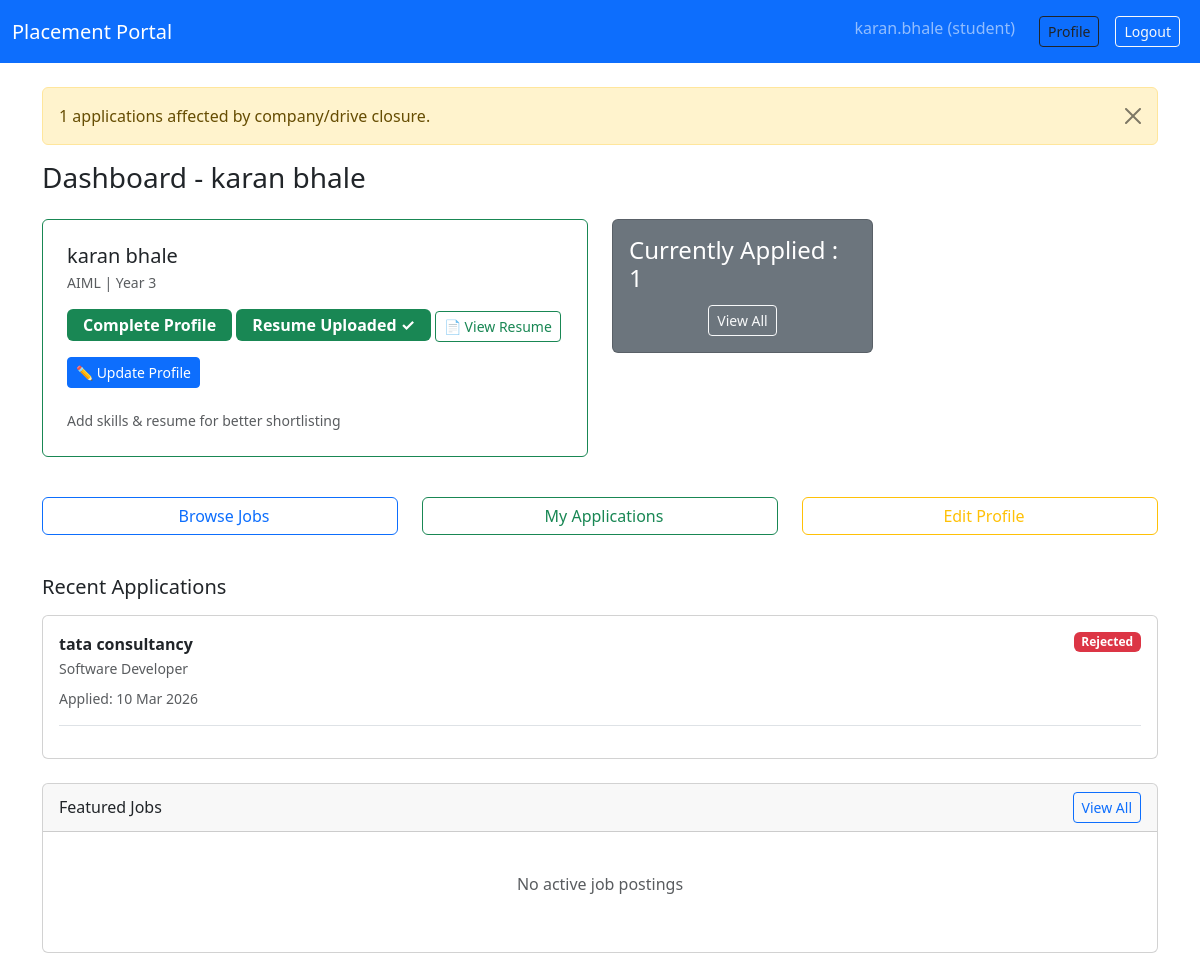
Screenshot of /student/dashboard (signed in) with the database file from the repository.
### models.py (models this page shows, shortened)
class User(UserMixin, db.Model):
    __tablename__ = 'user'
    id = db.Column(db.Integer, primary_key=True)
    username = db.Column(db.String(80), unique=True, nullable=False, index=True)
    email = db.Column(db.String(120), unique=True, nullable=False, index=True)
    password_hash = db.Column(db.String(128), nullable=False)
    role = db.Column(db.Enum(UserRole), nullable=False, index=True)
    is_active = db.Column(db.Boolean, default=True)
    created_at = db.Column(db.DateTime, default=datetime.utcnow, index=True)

class Student(db.Model):
    __tablename__ = "student"
    id = db.Column(db.Integer, primary_key=True)
    user_id = db.Column(
        db.Integer, db.ForeignKey("user.id", ondelete="CASCADE"), nullable=False, unique=True
    )
    full_name = db.Column(db.String(100), nullable=False)
    contact = db.Column(db.String(15))
    branch = db.Column(db.String(50))
    year = db.Column(db.Integer)
    cgpa = db.Column(db.Float)
    skills = db.Column(db.Text)
    education = db.Column(db.Text)
    resume_path = db.Column(db.String(500))
    is_blacklisted = db.Column(db.Boolean, default=False)
    created_at = db.Column(db.DateTime, default=datetime.utcnow)

class Application(db.Model):
    __tablename__ = 'application'
    id = db.Column(db.Integer, primary_key=True)
    student_id = db.Column(db.Integer, db.ForeignKey('student.id', ondelete='CASCADE'), nullable=False, index=True)
    drive_id = db.Column(db.Integer, db.ForeignKey('placement_drive.id', ondelete='CASCADE'), nullable=False, index=True)
    applied_at = db.Column(db.DateTime, default=datetime.utcnow, index=True)
    status = db.Column(db.Enum('applied', 'shortlisted', 'selected', 'rejected'),
                      default='applied', index=True)
    resume_path = db.Column(db.String(200))
    __table_args__ = (
        db.UniqueConstraint('student_id', 'drive_id', name='uq_student_drive'),
    )

class Company(db.Model):
    __tablename__ = 'company'
    id = db.Column(db.Integer, primary_key=True)
    user_id = db.Column(db.Integer, db.ForeignKey('user.id', ondelete='CASCADE'), nullable=False, unique=True)
    name = db.Column(db.String(100), nullable=False)
    industry = db.Column(db.String(100))
    is_blacklisted = db.Column(db.Boolean, default=False)
    hr_contact = db.Column(db.String(100))
    website = db.Column(db.String(200))
    address = db.Column(db.Text)
    is_approved = db.Column(db.Boolean, default=False)
    created_at = db.Column(db.DateTime, default=datetime.utcnow)

class PlacementDrive(db.Model):
    __tablename__ = "placement_drive"
    id = db.Column(db.Integer, primary_key=True)
    company_id = db.Column(db.Integer, db.ForeignKey("company.id", ondelete="CASCADE"), nullable=False)
    title = db.Column(db.String(100), nullable=False)
    description = db.Column(db.Text, nullable=False)
    skills_required = db.Column(db.Text)
    experience = db.Column(db.String(50))
    salary_range = db.Column(db.String(50))
    eligibility = db.Column(db.Text)
    deadline = db.Column(db.DateTime, nullable=False)
    status = db.Column(db.Enum("pending", "approved","active", "closed"), default="pending", index=True)  # CHANGED: active/closed
    created_at = db.Column(db.DateTime, default=datetime.utcnow, index=True)

### app.py (the view)
@app.route("/student/dashboard")
@login_required
def student_dashboard():
    role_required(UserRole.STUDENT)
    student = current_user.student
    if not student:
        return redirect(url_for("student_profile"))
    my_apps = []
    if student:
        my_apps = Application.query.filter_by(student_id=student[0].id).order_by(
            Application.applied_at.desc()
        ).all()
    recent_changes = []
    for app in my_apps:
        if (app.drive.company.is_blacklisted or app.drive.status == "closed") and app.status == "rejected":
            recent_changes.append(app)
    if recent_changes:
        flash(f"{len(recent_changes)} applications affected by company/drive closure.", "warning")
    approved_drives = PlacementDrive.query.filter_by(status="approved").all()
    for app in my_apps:
        if app.drive.company.is_blacklisted or app.drive.status == "closed":
            app.is_inactive = True
    return render_template(
        "student/dashboard.html",
        student=student[0],
        approved_drives=approved_drives,
        applications=my_apps,
    )

### app.py (called while the page is built)
@login_manager.user_loader
def load_user(user_id):
    return User.query.get(int(user_id))

@app.template_filter('is_deadline_passed')
def is_deadline_passed(deadline):
    if not deadline:
        return True
    return deadline < datetime.now()

def role_required(role: UserRole):
    if (not current_user.is_authenticated) or (current_user.role != role):
        abort(403)

@app.context_processor
def inject_profile_status():
    def get_profile_status(user):
        if user.role != UserRole.STUDENT:
            return "complete"
        student = user.student[0]
        if not student:
            return "incomplete"
        score = 0
        if student.full_name: score += 1
        if student.branch: score += 1
        if student.skills: score += 1
        if student.resume_path: score += 2
        if score >= 4: return "complete"
        elif score >= 2: return "partial"
        return "incomplete"
    return dict(get_profile_status=get_profile_status)

### templates/student/dashboard.html (shortened to what this page needs)
{% extends "base.html" %}
{% block content %}
<h3 class="mb-4">Dashboard - {{ student.full_name if student else 'Complete your profile' }}</h3>
<div class="row mb-4">
  <div class="col-md-6 mb-3">
    <div class="card {{ 'border-success' if get_profile_status(current_user) == 'complete'
                    else 'border-warning' if get_profile_status(current_user) == 'partial'
                    else 'border-danger' }}">
      <div class="card-body t p-4">
        <div class="mb-3">
          <h5 class="mb-1">{{ student.full_name if student else 'New Student' }}</h5>
          <p class="small text-muted mb-2">
            {{ student.branch or 'N/A' }} | Year {{ student.year or 'N/A' }}
          </p>
        </div>
        <div>
            {% if student and student.resume_path %}
          <div class="mb-3">
                <span class="badge fs-6 px-3 py-2 mb-3 {{
            'bg-success' if get_profile_status(current_user) == 'complete'
            else 'bg-warning' if get_profile_status(current_user) == 'partial'
            else 'bg-danger'
          }}">
          {{ get_profile_status(current_user)|title }} Profile
        </span>
            <span class="badge bg-success mb-1  px-3 py-2 fs-6">Resume Uploaded ✓</span>
            <a href="{{ url_for('static', filename='uploads/resumes/' + student.resume_path) }}"
               class="btn btn-sm btn-outline-success" target="_blank">
              📄 View Resume
            </a>
            <a href="{{ url_for('student_update_profile') }}" class="btn btn-primary btn-sm w-10 mb-1">
          ✏️ Update Profile
        </a>
          </div>
        {% endif %}
      </div>
        <small class="text-muted">Add skills & resume for better shortlisting</small>
      </div>
    </div>
  </div>
  <div class="col-md-3">
    <div class="card text-bg-secondary h-10">
      <div class="card-body d-flex flex-column align-items-center justify-content-center ">
        <h4 class="mb-1">Currently Applied : {{ applications|length }} </h4> <h5 class="mb-0 large"></h5>
        <a href="{{ url_for('student_applications') }}" class="btn btn-outline-light btn-sm mt-2">View All</a>
      </div>
    </div>
  </div>
</div>
<div class="row mb-4">
  <div class="col-md-4 mb-3">
    <a href="{{ url_for('student_drives') }}" class="btn btn-outline-primary w-100 h-100 d-flex align-items-center justify-content-center">
      <div>Browse Jobs</div>
    </a>
  </div>
  <div class="col-md-4 mb-3">
    <a href="{{ url_for('student_applications') }}" class="btn btn-outline-success w-100 h-100 d-flex align-items-center justify-content-center">
      <div>My Applications</div>
    </a>
  </div>
  <div class="col-md-4 mb-3">
    <a href="{{ url_for('student_update_profile') }}" class="btn btn-outline-warning w-100 h-100 d-flex align-items-center justify-content-center">
      <div>Edit Profile</div>
    </a>
  </div>
</div>
<div class="row">
  <div class="col-12">
    <h5 class="mb-3">Recent Applications</h5>
    {% if applications %}
    <div class="card">
      <div class="card-body">
        {% for app in applications[:5] %}
        <div class="border-bottom pb-3 mb-3">
          <div class="d-flex justify-content-between align-items-start">
            <div class="flex-grow-1">
              <div class="fw-semibold">{{ app.drive.company.name }}</div>
              <small class="text-muted">{{ app.drive.title[:60] }}{% if app.drive.title|length > 60 %}...{% endif %}</small>
            </div>
            <span class="badge ms-2 flex-shrink-0 bg-{{
              'success' if app.status == 'selected'
              else 'warning' if app.status == 'shortlisted'
              else 'secondary' if app.status == 'applied'
              else 'danger'
            }}">
              {{ app.status|title }}
            </span>
          </div>
          <div class="mt-2 small text-muted">
            Applied: {{ app.applied_at.strftime('%d %b %Y') }}
          </div>
        </div>
        {% endfor %}
      </div>
    </div>
    {% endif %}
  </div>
</div>
<div class="row mt-4">
  <div class="col-12">
    <div class="card">
      <div class="card-header d-flex justify-content-between align-items-center">
        <h6 class="mb-0">Featured Jobs</h6>
        <a href="{{ url_for('student_drives') }}" class="btn btn-sm btn-outline-primary">View All</a>
      </div>
      <div class="card-body">
        {% if approved_drives %}
        <div class="row">
          {% for drive in approved_drives[:4] %}
          <div class="col-md-3 mb-3">
            <div class="card h-100">
              <div class="card-body p-3">
                <h6 class="card-title mb-1">{{ drive.company.name }}</h6>
                <p class="small mb-2">{{ drive.title }}</p>
                {% if drive.salary_range %}
                  <span class="badge bg-success mb-2">{{ drive.salary_range }}</span>
                {% endif %}
                <small class="text-muted d-block mb-2">
                  Deadline: {{ drive.deadline.strftime('%d %b') }}
                </small>
                <form method="post" action="{{ url_for('student_apply', drive_id=drive.id) }}">
                   {% set applied_apps = applications|selectattr('drive_id', 'equalto', drive.id)|list %}
          {% if applied_apps %}
            <div class="p-2 bg-success bg-opacity-10 border border-success rounded text-success text-center">
              <i class="bi bi-check-circle-fill fs-5  d-block"></i>
              <small class="fw-semibold">Applied</small>
            </div>
          {% else %}
            <form method="post" action="{{ url_for('student_apply', drive_id=drive.id) }}" class="mt-2">
              <button type="submit" class="btn btn-success w-100">
                <i class="bi bi-plus-circle me-1"></i>Apply Now
              </button>
            </form>
          {% endif %}
                </form>
              </div>
            </div>
          </div>
          {% endfor %}
        </div>
        {% else %}
        <div class="text-center py-4">
          <p class="text-muted">No active job postings</p>
        </div>
        {% endif %}
      </div>
    </div>
  </div>
</div>
{% endblock %}

### templates/base.html (shortened to what this page needs)
<!doctype html>
<html lang="en">
<head>
  <link
    href="https://cdn.jsdelivr.net/npm/bootstrap@5.3.3/dist/css/bootstrap.min.css"
    rel="stylesheet">
  <link rel="stylesheet" href="{{ url_for('static', filename='css/style.css') }}">
</head>
<body>
<nav class="navbar navbar-expand-lg navbar-dark bg-primary">
  <div class="container-fluid">
    <a class="navbar-brand" href="{{ url_for('dashboard') if current_user.is_authenticated else url_for('login') }}">
      Placement Portal
    </a>
    <div class="d-flex">
      {% if current_user.is_authenticated %}
        <span class="navbar-text me-3">
          {{ current_user.username }} ({{ current_user.role.value }})
        </span>
        {% if current_user.is_authenticated %}
  {% if current_user.role.value == 'student' %}
    <a class="btn btn-outline-dark btn-sm m-2" href="{{ url_for('student_update_profile') }}">Profile</a>
   {% endif %}
{% endif %}
        <a class="btn btn-outline-light btn-sm m-2" href="{{ url_for('logout') }}">Logout</a>
      {% endif %}
    </div>
  </div>
</nav>
<div class="container mt-4">
  {% with messages = get_flashed_messages(with_categories=true) %}
    {% if messages %}
      {% for category, message in messages %}
        <div class="alert alert-{{ 'danger' if category == 'error' or category == 'danger' else category }} alert-dismissible fade show" role="alert">
          {{ message }}
          <button type="button" class="btn-close" data-bs-dismiss="alert"></button>
        </div>
      {% endfor %}
    {% endif %}
  {% endwith %}
  {% block content %}{% endblock %}
</div>
</body>
</html>

### rows the page displays
User: username "karan.bhale", role.value "student", role.resume_path "Complete"
Student: full_name "karan bhale", branch "AIML", year "3"
Application: drive.company.name "tata consultancy", drive "Software Developer", status "Rejected", applied_at "10 Mar 2026"

### other values shown
{{ message }} "1 applications affected by company/drive closure."
{{ applications|length }} "1"
